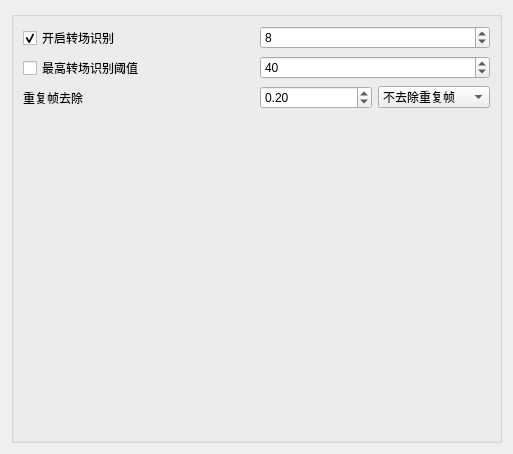
                     <widget class="QWidget" name="ScdetSettings">
                      <property name="geometry">
                       <rect>
                        <x>0</x>
                        <y>0</y>
                        <width>513</width>
                        <height>454</height>
                       </rect>
                      </property>
                      <attribute name="label">
                       <string>转场识别与动漫优化</string>
                      </attribute>
                      <layout class="QGridLayout" name="gridLayout_22">
                       <item row="0" column="0">
                        <widget class="QGroupBox" name="groupBox_3">
                         <property name="title">
                          <string/>
                         </property>
                         <layout class="QGridLayout" name="gridLayout_20">
                          <item row="3" column="0">
                           <spacer name="verticalSpacer_6">
                            <property name="orientation">
                             <enum>Qt::Vertical</enum>
                            </property>
                            <property name="sizeHint" stdset="0">
                             <size>
                              <width>20</width>
                              <height>40</height>
                             </size>
                            </property>
                           </spacer>
                          </item>
                          <item row="1" column="0">
                           <layout class="QGridLayout" name="gridLayout_3">
                            <item row="0" column="1">
                             <layout class="QHBoxLayout" name="horizontalLayout_16">
                              <item>
                               <widget class="MySpinBox" name="ScdetSelector">
                                <property name="enabled">
                                 <bool>true</bool>
                                </property>
                                <property name="sizePolicy">
                                 <sizepolicy hsizetype="Minimum" vsizetype="Fixed">
                                  <horstretch>0</horstretch>
                                  <verstretch>0</verstretch>
                                 </sizepolicy>
                                </property>
                                <property name="toolTip">
                                 <string>&lt;html&gt;&lt;head/&gt;&lt;body&gt;&lt;p&gt;&lt;br/&gt;&lt;/p&gt;&lt;/body&gt;&lt;/html&gt;</string>
                                </property>
                                <property name="minimum">
                                 <number>1</number>
                                </property>
                                <property name="maximum">
                                 <number>999</number>
                                </property>
                                <property name="value">
                                 <number>8</number>
                                </property>
                               </widget>
                              </item>
                             </layout>
                            </item>
                            <item row="1" column="1">
                             <widget class="MySpinBox" name="ScdetMaxDiffSelector">
                              <property name="enabled">
                               <bool>true</bool>
                              </property>
                              <property name="sizePolicy">
                               <sizepolicy hsizetype="Minimum" vsizetype="Fixed">
                                <horstretch>0</horstretch>
                                <verstretch>0</verstretch>
                               </sizepolicy>
                              </property>
                              <property name="toolTip">
                               <string>&lt;html&gt;&lt;head/&gt;&lt;body&gt;&lt;p&gt;&lt;br/&gt;&lt;/p&gt;&lt;/body&gt;&lt;/html&gt;</string>
                              </property>
                              <property name="minimum">
                               <number>1</number>
                              </property>
                              <property name="maximum">
                               <number>999</number>
                              </property>
                              <property name="value">
                               <number>40</number>
                              </property>
                             </widget>
                            </item>
                            <item row="1" column="0">
                             <widget class="QCheckBox" name="UseFixedScdet">
                              <property name="toolTip">
                               <string>&lt;html&gt;&lt;head/&gt;&lt;body&gt;&lt;p&gt;&lt;br/&gt;&lt;/p&gt;&lt;/body&gt;&lt;/html&gt;</string>
                              </property>
                              <property name="text">
                               <string>最高转场识别阈值</string>
                              </property>
                             </widget>
                            </item>
                            <item row="0" column="0">
                             <widget class="QCheckBox" name="ScedetChecker">
                              <property name="toolTip">
                               <string>&lt;html&gt;&lt;head/&gt;&lt;body&gt;&lt;p&gt;2D输入推荐值&lt;span style=&quot; font-weight:600;&quot;&gt;13&lt;/span&gt;&lt;/p&gt;&lt;p&gt;3D输入推荐值&lt;span style=&quot; font-weight:600;&quot;&gt;8&lt;/span&gt;&lt;/p&gt;&lt;/body&gt;&lt;/html&gt;</string>
                              </property>
                              <property name="text">
                               <string>开启转场识别</string>
                              </property>
                              <property name="checked">
                               <bool>true</bool>
                              </property>
                             </widget>
                            </item>
                            <item row="2" column="1">
                             <layout class="QHBoxLayout" name="horizontalLayout_8">
                              <item>
                               <widget class="MyDoubleSpinBox" name="DupFramesTSelector">
                                <property name="toolTip">
                                 <string>&lt;html&gt;&lt;head/&gt;&lt;body&gt;&lt;p&gt;&lt;br/&gt;&lt;/p&gt;&lt;/body&gt;&lt;/html&gt;</string>
                                </property>
                                <property name="minimum">
                                 <double>0.010000000000000</double>
                                </property>
                                <property name="maximum">
                                 <double>99.000000000000000</double>
                                </property>
                                <property name="value">
                                 <double>0.200000000000000</double>
                                </property>
                               </widget>
                              </item>
                              <item>
                               <widget class="QComboBox" name="DupRmMode">
                                <property name="toolTip">
                                 <string>朴素模式：原任意帧率模式</string>
                                </property>
                                <item>
                                 <property name="text">
                                  <string>不去除重复帧</string>
                                 </property>
                                </item>
                                <item>
                                 <property name="text">
                                  <string>去一拍二</string>
                                 </property>
                                </item>
                                <item>
                                 <property name="text">
                                  <string>去一拍N</string>
                                 </property>
                                </item>
                                <item>
                                 <property name="text">
                                  <string>朴素模式</string>
                                 </property>
                                </item>
                               </widget>
                              </item>
                             </layout>
                            </item>
                            <item row="2" column="0">
                             <widget class="QLabel" name="DupRmLabel">
                              <property name="toolTip">
                               <string>三种模式，右边输入框输阈值</string>
                              </property>
                              <property name="text">
                               <string>重复帧去除</string>
                              </property>
                             </widget>
                            </item>
                           </layout>
                          </item>
                         </layout>
                        </widget>
                       </item>
                      </layout>
                     </widget>
